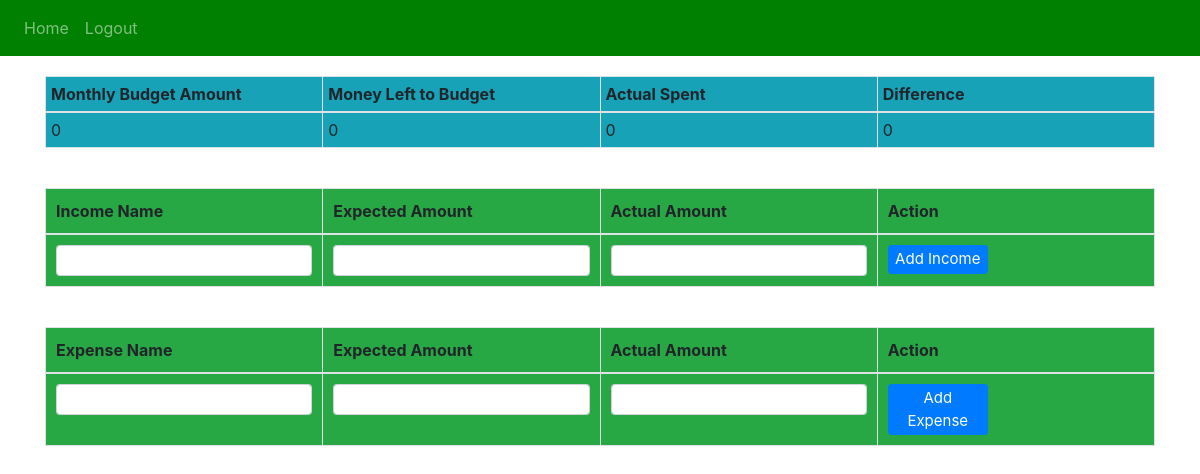
Page / (signed in) on the earlier database version.
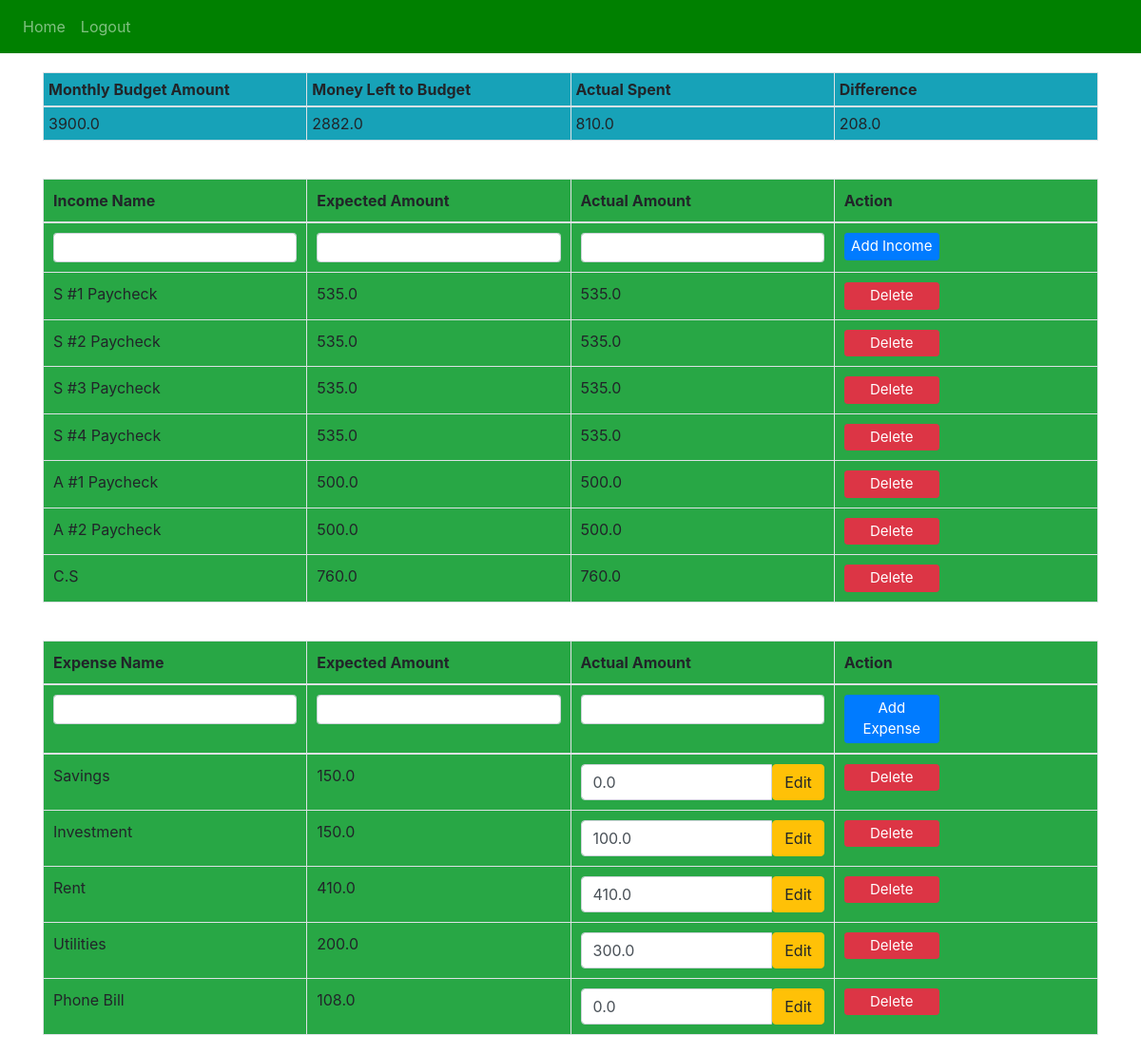
Same page on the later database version.
### website/models.py (models this page shows)
class Income(db.Model):
    id = db.Column(db.Integer, primary_key=True)
    income_name = db.Column(db.String(150))
    expected_income = db.Column(db.Float)
    actual_income = db.Column(db.Float)
    date = db.Column(db.DateTime(timezone=True), default=func.now())
    user_id = db.Column(db.Integer, db.ForeignKey('user.id'))

class Expense(db.Model):
    id = db.Column(db.Integer, primary_key=True)
    expense_name = db.Column(db.String(150))
    expected_expense = db.Column(db.Float)
    actual_expense = db.Column(db.Float)
    date = db.Column(db.DateTime(timezone=True), default=func.now())
    user_id = db.Column(db.Integer, db.ForeignKey('user.id'))

### website/views.py (the view)
@views.route('/', methods=['GET', 'POST'])
@login_required
def home():
    if request.method == 'POST':
        if 'expenseName' in request.form:
            addExpense()
        if 'incomeName' in request.form:
            addIncome()
    return render_template(
        "home.html",
        user=current_user,
        total_income=get_total_income(),
        remaining_to_budget=get_remaining_to_budget(),
        actual_spent=get_actual_spent(),
        difference=get_difference()
        )

### website/__init__.py (called while the page is built)
def create_app():
    app = Flask(__name__)
    app.config['SECRET_KEY'] = 'alhgaklgdakd jakhgakaggaae'
    app.config['SQLALCHEMY_DATABASE_URI'] = f'sqlite:///{DB_NAME}'
    db.init_app(app)
    from .views import views
    from .auth import auth
    app.register_blueprint(views, url_prefix='/')
    app.register_blueprint(auth, url_prefix='/')
    from .models import User, Expense, Income
    with app.app_context():
        db.create_all()
    login_manager = LoginManager()
    login_manager.login_view = 'auth.login'
    login_manager.init_app(app)
    @login_manager.user_loader
    def load_user(id):
        return User.query.get(int(id))
    return app

### website/views.py (called while the page is built)
def get_total_income():
    incomes = Income.query.with_entities(Income.expected_income).all()
    total_income = sum(income.expected_income for income in incomes)
    return total_income

def get_total_expenses():
    expenses = Expense.query.with_entities(Expense.expected_expense).all()
    total_expenses = sum(expense.expected_expense for expense in expenses)
    return total_expenses

def get_remaining_to_budget():
    total_income = get_total_income()
    total_expenses = get_total_expenses()
    remaining_to_budget = total_income - total_expenses
    return remaining_to_budget

def get_actual_spent():
    actual_expenses = Expense.query.with_entities(Expense.actual_expense).all()
    total_actual_expenses = sum(expense.actual_expense for expense in actual_expenses)
    return total_actual_expenses

def get_difference():
    total_expenses = get_total_expenses()
    actual_spent = get_actual_spent()
    difference = total_expenses - actual_spent
    return difference

### website/templates/home.html (shortened to what this page needs)
{% extends "base.html" %}
{% block content %}
<div id="tableContainer">
    <table class="table table-bordered" id="budgetTable">
        <thead>
            <tr>
                <th class="bg-info">Monthly Budget Amount</th>
                <th class="bg-info">Money Left to Budget</th>
                <th class="bg-info">Actual Spent</th>
                <th class="bg-info">Difference</th>
            </tr>
        </thead>
        <tbody>
            <tr>
                <td class="bg-info">{{ total_income }}</td>
                <td class="bg-info">{{ remaining_to_budget }}</td>
                <td class="bg-info">{{ actual_spent }}</td>
                <td class="bg-info">{{ difference }}</td>
            </tr>
        </tbody>
    </table>
</div>
<div id="tableContainer">
<table class="table table-bordered" id="incomeTable">
    <thead>
        <tr>
            <th class="bg-success">Income Name</th>
            <th class="bg-success">Expected Amount</th>
            <th class="bg-success">Actual Amount</th>
            <th class="bg-success">Action</th>
        </tr>
    </thead>
    <tbody>
            <tr>
                <form method="POST">
                    <td class="bg-success">
                        <input class="form-control form-control-sm" type="text" id="incomeName" name="incomeName" required>
                    </td>
                    <td class="bg-success">
                        <input class="form-control form-control-sm" type="number" id="expectedIncome" name="expectedIncome" required>
                    </td>
                    <td class="bg-success">
                        <input class="form-control form-control-sm" type="number" id="actualIncome" name="actualIncome" required>
                    </td>
                    <td class="bg-success">
                        <button type="submit" class="btn btn-primary btn-sm btn-custom">Add Income</button>
                    </td>
                </form>
            </tr>
        {% for income in user.incomes %}
        <tr>
            <td class="bg-success">{{ income.income_name }}</td>
            <td class="bg-success">{{ income.expected_income }}</td>
            <td class="bg-success">{{ income.actual_income }}</td>
            <td class="bg-success">
                <button type="button" class="btn btn-danger btn-sm btn-custom" onClick="deleteIncome({{ income.id }})">Delete</button>
            </td>
        </tr>
        {% endfor %}
    </tbody>
</table>
</div>
<div id="tableContainer">
    <table class="table table-bordered" id="expenseTable">
        <thead>
            <tr>
                <th class="bg-success">Expense Name</th>
                <th class="bg-success">Expected Amount</th>
                <th class="bg-success">Actual Amount</th>
                <th class="bg-success">Action</th>
            </tr>
        </thead>
        <tr>
            <form method="POST">
                <td class="bg-success">
                    <input class="form-control form-control-sm" type="text" id="expenseName" name="expenseName" required>
                </td>
                <td class="bg-success">
                    <input class="form-control form-control-sm" type="number" id="expectedExpense" name="expectedExpense" required>
                </td>
                <td class="bg-success">
                    <input class="form-control form-control-sm" type="number" id="actualExpense" name="actualExpense" required>
                </td>
                <td class="bg-success">
                    <button type="submit" class="btn btn-primary btn-sm btn-custom">Add Expense</button>
                </td>
            </form>
        </tr>
        <tbody>
            {% for expense in user.expenses %}
            <tr>
                <td class="bg-success">{{ expense.expense_name }}</td>
                <td class="bg-success">{{ expense.expected_expense }}</td>
                <td class="bg-success">
                    <form id="form-{{ expense.id }}" method="POST">
                        <div class="input-group">
                            <input type="number" class="form-control" name="actualExpense" value="{{ expense.actual_expense }}" aria-describedby="button-addon2" required>
                            <button class="btn btn-warning" type="button" id="button-addon2" onClick="updateExpense({{ expense.id }})">Edit</button>
                        </div>
                    </form>
                </td>
                <td class="bg-success">
                    <button type="button" class="btn btn-danger btn-sm btn-custom" onClick="deleteExpense({{ expense.id }})">Delete</button>
                </td>
            </tr>
            {% endfor %}
        </tbody>
    </table>
</div>
{% endblock %}

### website/templates/base.html (shortened to what this page needs)
<!DOCTYPE html>
<html>
  <head>
    <link
      rel="stylesheet"
      href="https://stackpath.bootstrapcdn.com/bootstrap/4.4.1/css/bootstrap.min.css"
    />
    <link
      rel="stylesheet"
      href="https://stackpath.bootstrapcdn.com/font-awesome/4.7.0/css/font-awesome.min.css"
    />
  </head>
  <body>
    <nav class="navbar navbar-expand-lg navbar-dark" style="background-color: green;">
        <div class="collapse navbar-collapse" id="navbar">
          <div class="navbar-nav">
            {% if user.is_authenticated %}
            <a class="nav-item nav-link" id="home" href="/">Home</a>
            <a class="nav-item nav-link" id="logout" href="/logout">Logout</a>
            {% else %}
            <a class="nav-item nav-link" id="login" href="/login">Login</a>
            <a class="nav-item nav-link" id="signUp" href="/sign-up">Sign Up</a>
            {% endif %}
          </div>
        </div>
    </nav>
    <div class="container">
      {% block content %}
      {% endblock %}
    </div>
  </body>
  </html>

### website/templates/home.html (style rules this page uses)
.btn-custom { padding: 2px 5px; font-size: 15px; width: 100px; }
#incomeTable th, #incomeTable td { padding: 10px; width: calc(100% / 4); }
#tableContainer { display: flex; justify-content: center; border-collapse: collapse; flex-direction: column; align-items: center; width: 100%; }
#incomeTable { margin: 20px 0; }
#expenseTable th, #expenseTable td { padding: 10px; width: calc(100% /4); }
#expenseTable { margin: 20px 0; }
#budgetTable { margin: 20px 0; }
#budgetTable th, #budgetTable td { padding: 5px; width: calc(100% / 4); }
.input-group, .input-group input, .input-group button { margin-bottom: 0 !important; }

Differences in the rows shown:
added Income: income_name "S #1 Paycheck", expected_income "535.0", actual_income "535.0"
added Income: income_name "S #2 Paycheck", expected_income "535.0", actual_income "535.0"
added Income: income_name "S #3 Paycheck", expected_income "535.0", actual_income "535.0"
added Income: income_name "S #4 Paycheck", expected_income "535.0", actual_income "535.0"
added Income: income_name "A #1 Paycheck", expected_income "500.0", actual_income "500.0"
added Income: income_name "A #2 Paycheck", expected_income "500.0", actual_income "500.0"
added Income: income_name "C.S", expected_income "760.0", actual_income "760.0"
added Expense: expense_name "Savings", expected_expense "150.0", actualExpense "0.0"
added Expense: expense_name "Investment", expected_expense "150.0", actualExpense "100.0"
added Expense: expense_name "Rent", expected_expense "410.0", actualExpense "410.0"
added Expense: expense_name "Utilities", expected_expense "200.0", actualExpense "300.0"
added Expense: expense_name "Phone Bill", expected_expense "108.0", actualExpense "0.0"
Other differences:
{{ total_income }}: "0" → "3900.0"
{{ remaining_to_budget }}: "0" → "2882.0"
{{ actual_spent }}: "0" → "810.0"
{{ difference }}: "0" → "208.0"
